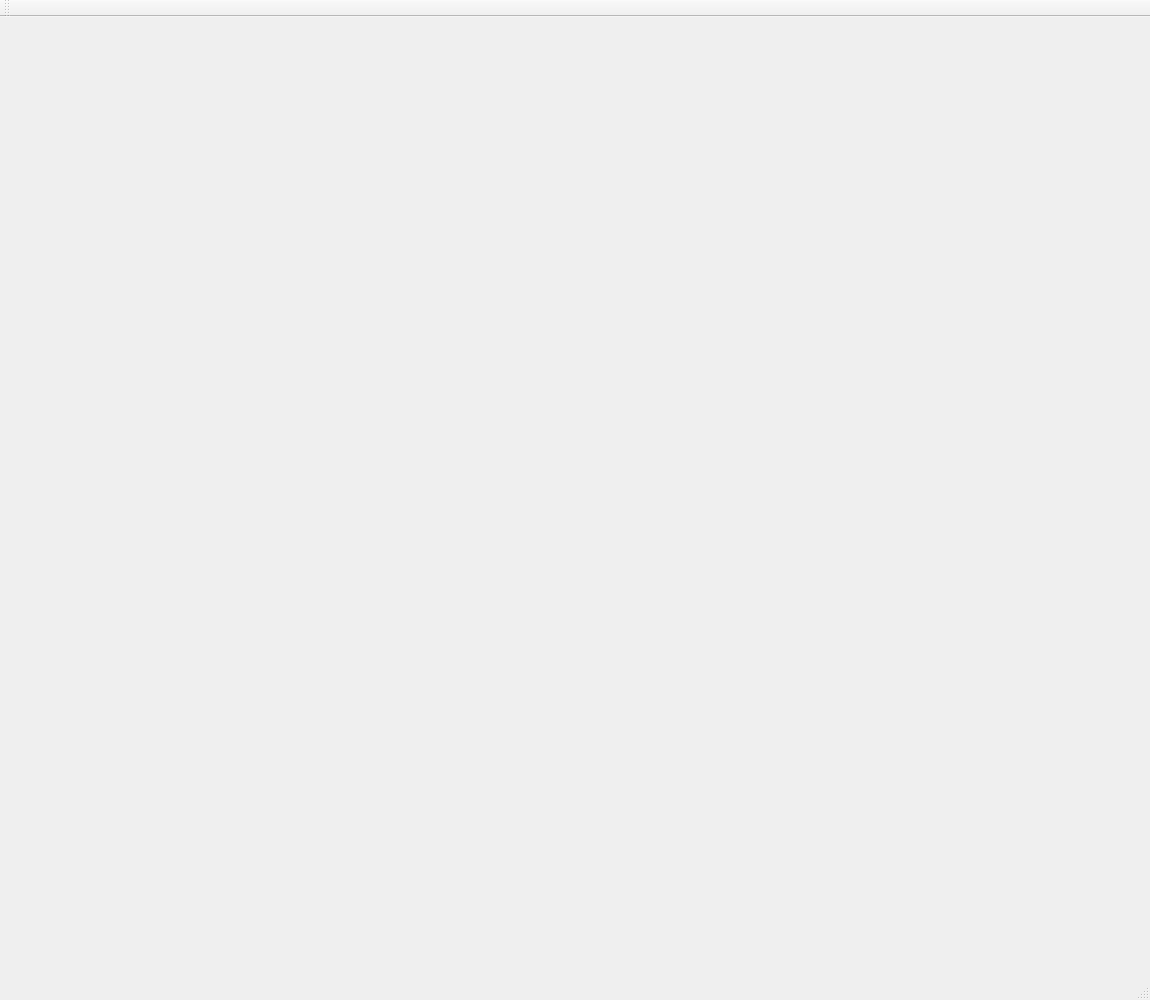
<?xml version="1.0" encoding="UTF-8"?>
<ui version="4.0">
 <class>MainWindow</class>
 <widget class="QMainWindow" name="MainWindow">
  <property name="geometry">
   <rect>
    <x>0</x>
    <y>0</y>
    <width>1150</width>
    <height>1000</height>
   </rect>
  </property>
  <property name="windowTitle">
   <string>MainWindow</string>
  </property>
  <widget class="QWidget" name="centralWidget"/>
  <widget class="QMenuBar" name="menuBar">
   <property name="geometry">
    <rect>
     <x>0</x>
     <y>0</y>
     <width>1150</width>
     <height>26</height>
    </rect>
   </property>
  </widget>
  <widget class="QToolBar" name="mainToolBar">
   <attribute name="toolBarArea">
    <enum>TopToolBarArea</enum>
   </attribute>
   <attribute name="toolBarBreak">
    <bool>false</bool>
   </attribute>
  </widget>
  <widget class="QStatusBar" name="statusBar"/>
 </widget>
 <layoutdefault spacing="6" margin="11"/>
 <resources/>
 <connections/>
</ui>
